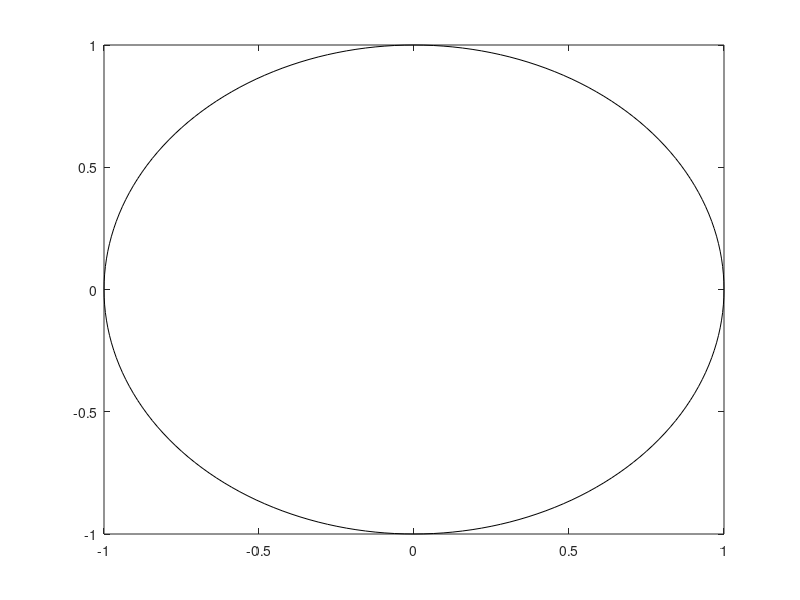

Reproduce this figure in MATLAB.
% CIRCDRAW: Plots a circle for a given radius, r.  Assumes that other plot 
%             characteristics (e.g., square plot) have been set by calling 
%             function.
%
%   Usage: circdraw(r)
%
%     r = optional radius [default = 1].
%

% RE Strauss, 3/25/98
%   8/21/99 - set default radius; changed plot colors for Matlab v5.

function circdraw(r)
  if (nargin < 1)
    r = 1;
  end;

  t = pi-(-1:.01:1)'*pi;                % Draw circle
  x = [r*cos(t)];
  y = [r*sin(t)];
  plot(x,y,'k');

  return;

